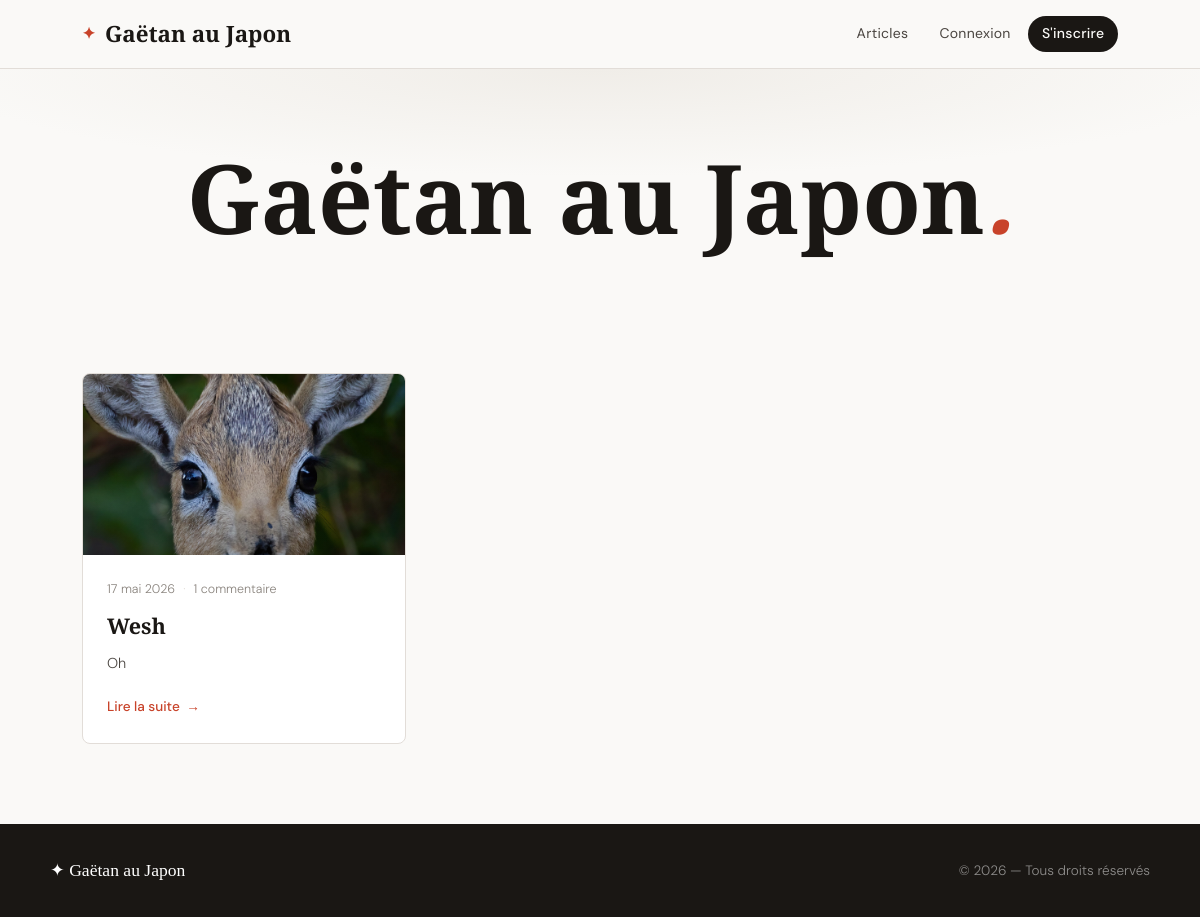
The page / on the database its author committed.
### blog/models.py (models this page shows, shortened)
class Post(models.Model):
    title = models.CharField("Titre", max_length=200)
    slug = models.SlugField("Slug", unique=True, max_length=220)
    author = models.ForeignKey(User, on_delete=models.CASCADE, related_name='posts', verbose_name="Auteur")
    content = models.TextField("Contenu")
    video = models.FileField("Vidéo", upload_to='posts/videos/', blank=True, null=True)
    video_url = models.URLField("URL Vidéo (YouTube/Vimeo)", blank=True, null=True,
                                help_text="Entrez l'URL embed d'une vidéo YouTube ou Vimeo")
    created_at = models.DateTimeField("Créé le", default=timezone.now)
    updated_at = models.DateTimeField("Modifié le", auto_now=True)
    published = models.BooleanField("Publié", default=True)
    class Meta:
        verbose_name = "Article"
        verbose_name_plural = "Articles"
        ordering = ['-created_at']
    def get_absolute_url(self):
        from django.urls import reverse
        return reverse('post_detail', kwargs={'slug': self.slug})
    @property
    def comment_count(self):
        return self.comments.filter(approved=True).count()

class PostImage(models.Model):
    post = models.ForeignKey(Post, on_delete=models.CASCADE, related_name='images', verbose_name="Article")
    image = models.ImageField("Image", upload_to='posts/images/')
    caption = models.CharField("Légende", max_length=200, blank=True)
    order = models.PositiveIntegerField("Ordre", default=0)
    class Meta:
        verbose_name = "Image"
        verbose_name_plural = "Images"
        ordering = ['order']

### blog/views.py (the view)
# urls.py: path('', views.post_list, name='post_list'),
def post_list(request):
    posts = Post.objects.filter(published=True).prefetch_related('images')
    paginator = Paginator(posts, 6)
    page_obj = paginator.get_page(request.GET.get('page'))
    return render(request, 'blog/post_list.html', {'page_obj': page_obj})

### blog/context_processors.py (called while the page is built, shortened)
def unread_messages_count(request):
    count = 0
    return {'unread_messages_count': count}

### templates/blog/post_list.html (shortened to what this page needs)
{% extends 'base.html' %}
{% load static %}
{% block content %}
<section class="hero">
  <div class="hero-inner">
    <h1 class="hero-title">Gaëtan au Japon<em>.</em></h1>
  </div>
  <div class="hero-deco"></div>
</section>
<section class="posts-section">
  <div class="container">
    {% if page_obj %}
      <div class="posts-grid">
        {% for post in page_obj %}
          <article class="post-card">
            {% if post.images.first %}
              <a href="{{ post.get_absolute_url }}" class="post-card__image-link">
                <div class="post-card__image">
                  <img src="{{ post.images.first.image.url }}" alt="{{ post.images.first.caption|default:post.title }}">
                  <div class="post-card__image-overlay"></div>
                </div>
              </a>
            {% elif post.video or post.video_url %}
              <a href="{{ post.get_absolute_url }}" class="post-card__image-link">
                <div class="post-card__image post-card__image--video">
                  <div class="video-thumb-icon">▶</div>
                </div>
              </a>
            {% endif %}
            <div class="post-card__body">
              <div class="post-card__meta">
                <time datetime="{{ post.created_at|date:'Y-m-d' }}">{{ post.created_at|date:"j F Y" }}</time>
                <span class="meta-sep">·</span>
                <span>{{ post.comment_count }} commentaire{{ post.comment_count|pluralize }}</span>
              </div>
              <h2 class="post-card__title">
                <a href="{{ post.get_absolute_url }}">{{ post.title }}</a>
              </h2>
              <p class="post-card__excerpt">{{ post.content|truncatewords:25 }}</p>
              <a href="{{ post.get_absolute_url }}" class="post-card__read-more">
                Lire la suite <span class="arrow">→</span>
              </a>
            </div>
          </article>
        {% endfor %}
      </div>
    {% else %}
      <div class="empty-state">
        <div class="empty-icon">✦</div>
        <p>Aucun article pour le moment.</p>
      </div>
    {% endif %}
  </div>
</section>
{% endblock %}

### static/css/style.css (style rules this page uses)
:root { --ink: #1a1714; --ink-light: #4a4540; --ink-muted: #8a847e; --paper: #faf9f7; --paper-warm: #f4f1ec; --accent: #c8432a; --accent-light: #f0ede8; --gold: #b8962e; --border: #e2ddd8; --shadow: 0 2px 20px rgba(26,23,20,0.08); --shadow-md: 0 8px 40px rgba(26,23,20,0.12); --radius: 4px; --font-display: 'Playfair Display', Georgia, serif; --font-body: 'DM Sans', system-ui, sans-serif; }
*, *::before, *::after { box-sizing: border-box; margin: 0; padding: 0; }
html { scroll-behavior: smooth; }
body { font-family: var(--font-body); background: var(--paper); color: var(--ink); line-height: 1.7; font-weight: 300; min-height: 100vh; display: flex; flex-direction: column; }
img { max-width: 100%; height: auto; display: block; }
a { color: inherit; text-decoration: none; }
.container { max-width: 1100px; margin: 0 auto; padding: 0 2rem; }
.hero { position: relative; padding: 5rem 2rem 4rem; text-align: center; overflow: hidden; }
.hero::before { content: ''; position: absolute; inset: 0; background: radial-gradient(ellipse 80% 60% at 50% 0%, #f0ede8 0%, transparent 70%); }
.hero-inner { position: relative; z-index: 1; }
.hero-title { font-family: var(--font-display); font-size: clamp(3rem, 8vw, 6rem); font-weight: 700; line-height: 1; color: var(--ink); margin-bottom: 1rem; }
.hero-title em { color: var(--accent); font-style: italic; }
.hero-deco { position: absolute; bottom: -1px; left: 0; right: 0; height: 60px; background: linear-gradient(to bottom, transparent, var(--paper)); }
.posts-section { padding: 3rem 0 5rem; }
.posts-grid { display: grid; grid-template-columns: repeat(auto-fill, minmax(320px, 1fr)); gap: 2rem; }
.post-card { background: white; border: 1px solid var(--border); border-radius: 8px; overflow: hidden; transition: transform 0.3s ease, box-shadow 0.3s ease; }
.post-card__image-link { display: block; }
.post-card__image { aspect-ratio: 16/9; overflow: hidden; background: var(--paper-warm); position: relative; }
.post-card__image img { width: 100%; height: 100%; object-fit: cover; transition: transform 0.5s ease; }
.post-card__image-overlay { position: absolute; inset: 0; background: linear-gradient(to top, rgba(26,23,20,0.15), transparent); }
.post-card__body { padding: 1.5rem; }
.post-card__meta { font-size: 0.78rem; color: var(--ink-muted); margin-bottom: 0.75rem; display: flex; align-items: center; gap: 0.5rem; }
.meta-sep { color: var(--border); }
.post-card__title { font-family: var(--font-display); font-size: 1.35rem; line-height: 1.3; margin-bottom: 0.75rem; }
.post-card__excerpt { font-size: 0.9rem; color: var(--ink-light); line-height: 1.6; margin-bottom: 1.25rem; }
.post-card__read-more { font-size: 0.85rem; font-weight: 500; color: var(--accent); display: flex; align-items: center; gap: 0.4rem; transition: gap 0.2s; }

### rows shown on the page
Post: images.first.image (picture), created_at "17 mai 2026", comment_count "1", title "Wesh", content "Oh"
